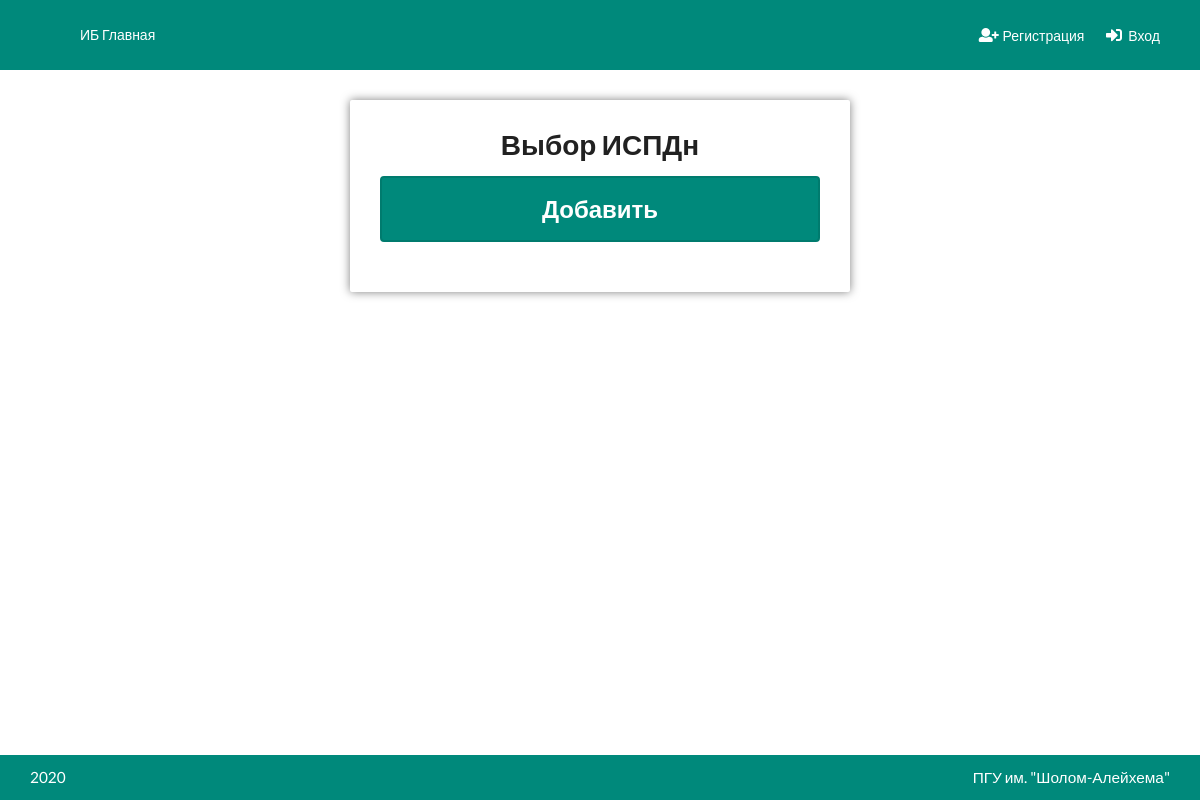
The app's page /ispdn/, older data.
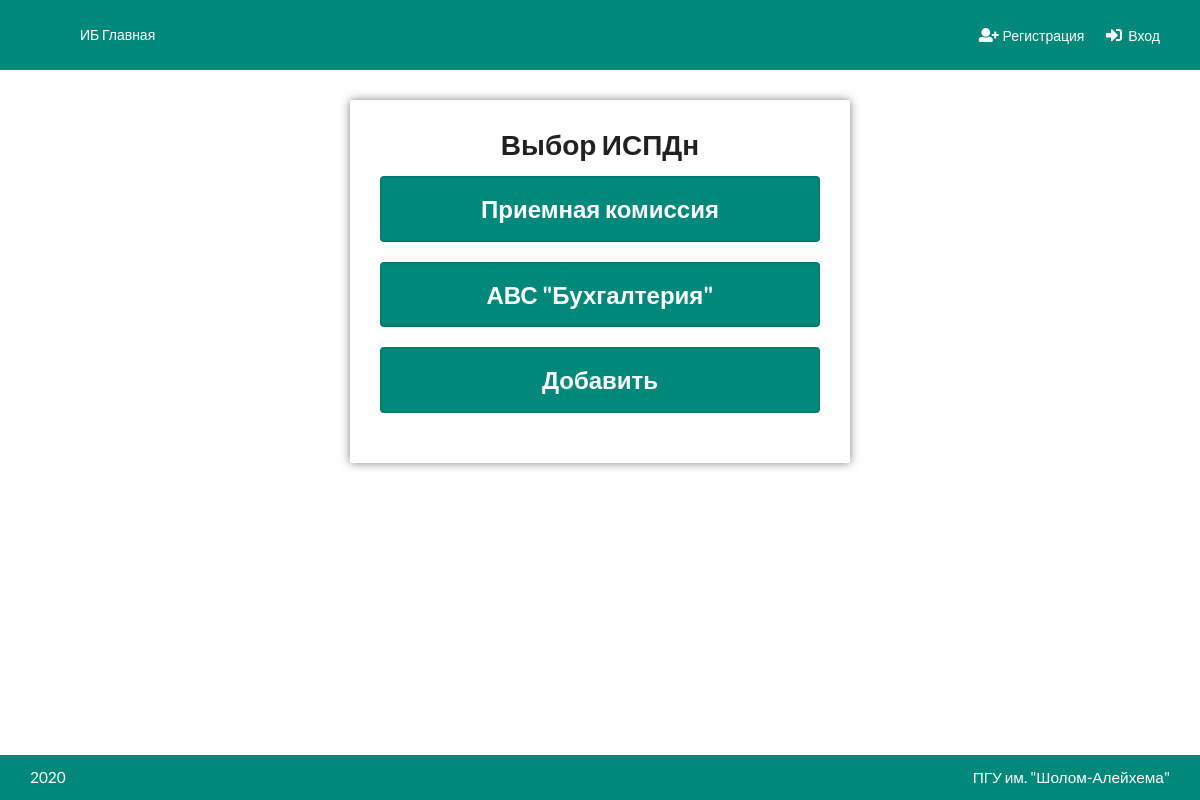
The same page, newer data.
### Ispdn/models.py (models this page shows, shortened)
class Ispdn(models.Model):
    objects = MyManager()
    nomer = models.CharField(max_length=32, verbose_name='Номер')
    name = models.CharField(max_length=256, verbose_name='Название')
    start_date = models.DateField(null=True, blank=True)
    end_date = models.DateField(null=True, blank=True)
    prikaz = models.ManyToManyField('Prikaz', related_name='ispdns', blank=True)
    instruct = models.ManyToManyField('Instruct', related_name='ispdns', blank=True)
    rukovodstvo = models.ManyToManyField('Rukovodstvo', related_name='ispdns', blank=True)
    polozhenie = models.ManyToManyField('Polozhenie', related_name='ispdns', blank=True)
    po = models.ManyToManyField('ProgOb', related_name='ispdns', blank=True)
    raznoe = models.ManyToManyField('Raznoe', related_name='ispdns', blank=True)
    class Meta:
        verbose_name = 'ИСПДн'
        verbose_name_plural = 'ИСПДн'

### Ispdn/views.py (the view)
# urls.py: path('', select_ispdn, name='select'),
def select_ispdn(request):
    return render(request, 'Ispdn/SelectIspdn.html', {'ispdns': Ispdn.objects.all()})

### Accounts/templatetags/modified.py (called while the page is built)
def get_value_from_context(context, dots_var, nullable=False):
    c_key = dots_var.split('.')[0]
    try:
        var = context[c_key]
    except KeyError:
        if nullable:
            return None
        raise KeyError('Template context does not exist key: {}'.format(c_key))
    splitted_var = dots_var.split('.')
    if len(splitted_var) > 0:
        attr = '.'.join(splitted_var[1:])
        try:
            value = getattr(var, attr)
        except Exception:
            if nullable:
                return None
            raise AttributeError('Variable {} does not contain attribute {}'.format(splitted_var[0], attr))
    else:
        value = var
    if callable(value):
        value = value()
    return value

### utils/shortcuts.py (called while the page is built)
def build_url(*args, **kwargs):
    get = kwargs.pop('get', None)
    url = reverse(*args, kwargs=kwargs)
    if get:
        url += '?' + urllib.parse.urlencode(get)
    return url

### templates/Ispdn/SelectIspdn.html (shortened to what this page needs)
{% extends 'base.html' %}
{% load modified %}
{% block content %}
    <div class="ui container">
        <div class="child-center">
            <div class="ispdn-select cblock">
                <div id="ispdn-list" class="content">
                    <h1 class="ui center aligned header">Выбор ИСПДн</h1>
                    {% for ispdn in ispdns %}
                        <a href="{% iurl 'ispdn:menu' ispdn_id='ispdn.id' %}" class="ui button primary massive">{{ ispdn.name }}</a>
                    {% endfor %}
                    <a href="/admin/Ispdn/ispdn/add/" class="ui button primary massive popup-window" data-block-id="ispdn-list">Добавить</a>
                </div>
            </div>
        </div>
    </div>
{% endblock %}

Row changes from the older to the newer data that the page shows:
added Ispdn: name "Приемная комиссия"
added Ispdn: name "АВС \"Бухгалтерия\""
